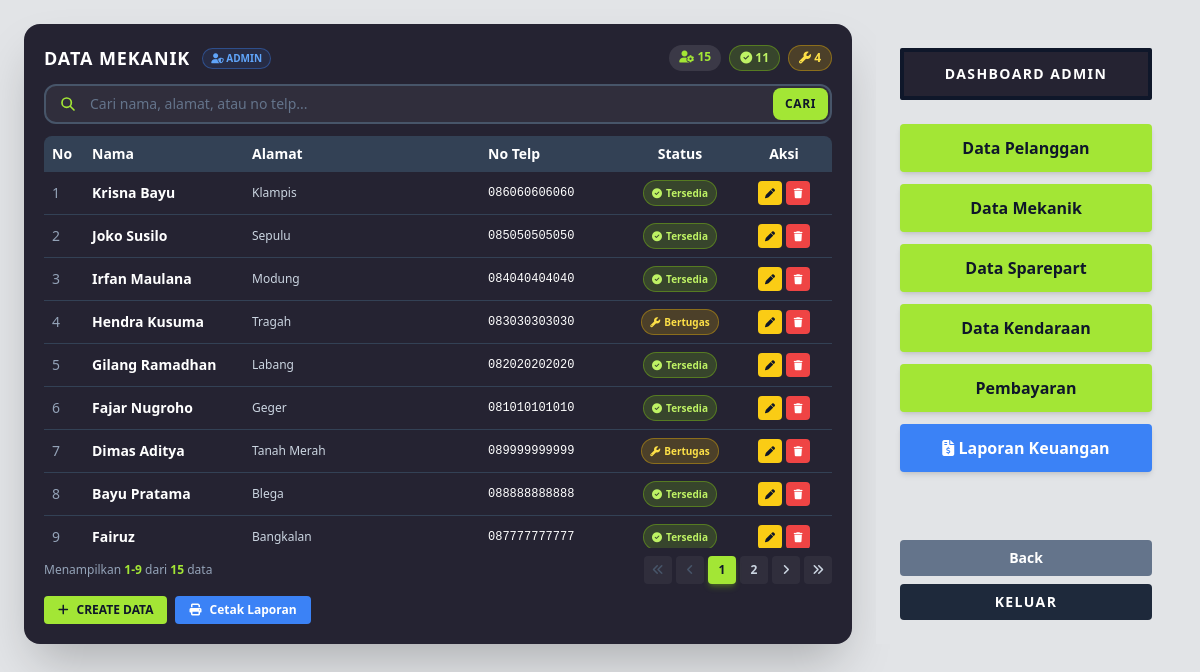
The app's page /mekanik.php (signed in) with its own data.
### tables this page shows
CREATE TABLE `mekanik` (
  `id_mekanik` VARCHAR(15) NOT NULL PRIMARY KEY,
  `nama_mekanik` VARCHAR(100) NOT NULL,
  `alamat` TEXT DEFAULT NULL,
  `no_telp` VARCHAR(20) NOT NULL,
  `status_aktif` ENUM('Tersedia','Bertugas') DEFAULT 'Tersedia'
);

### mekanik.php (the view, shortened to what this page needs)
<?php
require_once 'config/database.php';
require_once 'includes/pagination.php';
$search = $_GET['q'] ?? '';
if ($search) {
    $stmtCount = $pdo->prepare("SELECT COUNT(*) FROM mekanik
                                WHERE nama_mekanik LIKE ?
                                OR no_telp LIKE ?
                                OR alamat LIKE ?
                                OR id_mekanik LIKE ?");
    $stmtCount->execute(["%$search%", "%$search%", "%$search%", "%$search%"]);
    $totalData = $stmtCount->fetchColumn();
} else {
    $totalData = $pdo->query("SELECT COUNT(*) FROM mekanik")->fetchColumn();
}
$pg = paginate($totalData, 9);
if ($search) {
    $stmt = $pdo->prepare("SELECT * FROM mekanik
                           WHERE nama_mekanik LIKE ?
                           OR no_telp LIKE ?
                           OR alamat LIKE ?
                           OR id_mekanik LIKE ?
                           ORDER BY id_mekanik DESC
                           LIMIT {$pg['limit']} OFFSET {$pg['offset']}");
    $stmt->execute(["%$search%", "%$search%", "%$search%", "%$search%"]);
} else {
    $stmt = $pdo->query("SELECT * FROM mekanik
                         ORDER BY id_mekanik DESC
                         LIMIT {$pg['limit']} OFFSET {$pg['offset']}");
}
$data = $stmt->fetchAll();
$totalMekanik  = $pdo->query("SELECT COUNT(*) FROM mekanik")->fetchColumn();
$totalTersedia = $pdo->query("SELECT COUNT(*) FROM mekanik WHERE status_aktif='Tersedia'")->fetchColumn();
$totalBertugas = $pdo->query("SELECT COUNT(*) FROM mekanik WHERE status_aktif='Bertugas'")->fetchColumn();
?>
<!DOCTYPE html>
<html lang="id">
<head>
    <script src="https://cdn.tailwindcss.com"></script>
    <link rel="stylesheet" href="https://cdnjs.cloudflare.com/ajax/libs/font-awesome/6.5.1/css/all.min.css">
</head>
<body class="bg-[#e2e4e7] p-6 min-h-screen">
<div class="max-w-7xl mx-auto flex gap-6" style="height: 620px;">
    <div class="flex-1 bg-[#252332] rounded-2xl shadow-2xl p-5 flex flex-col">
        <div class="flex justify-between items-center mb-3">
            <div class="flex items-center gap-3">
                <h1 class="text-white font-black text-lg tracking-wider">DATA MEKANIK</h1>
                <span class="text-[10px] font-bold text-blue-400 bg-blue-500/10 px-2 py-0.5 rounded-full border border-blue-500/40">
                    <i class="fas fa-user-shield"></i> ADMIN
                </span>
            </div>
            <div class="flex gap-2 text-xs">
                <span class="bg-white/10 text-lime-400 px-2.5 py-1 rounded-full font-bold">
                    <i class="fas fa-user-cog"></i> <?= $totalMekanik ?>
                </span>
                <span class="bg-lime-500/20 text-lime-300 px-2.5 py-1 rounded-full font-bold border border-lime-500/40">
                    <i class="fas fa-check-circle"></i> <?= $totalTersedia ?>
                </span>
                <span class="bg-yellow-500/20 text-yellow-300 px-2.5 py-1 rounded-full font-bold border border-yellow-500/40">
                    <i class="fas fa-wrench"></i> <?= $totalBertugas ?>
                </span>
            </div>
        </div>
        <form method="GET" class="mb-3">
            <div class="relative group">
                <div class="absolute inset-y-0 left-0 pl-4 flex items-center pointer-events-none">
                    <svg class="h-4 w-4 text-lime-400" xmlns="http://www.w3.org/2000/svg" fill="none" viewBox="0 0 24 24" stroke="currentColor" stroke-width="2.5">
                        <path stroke-linecap="round" stroke-linejoin="round" d="M21 21l-6-6m2-5a7 7 0 11-14 0 7 7 0 0114 0z"/>
                    </svg>
                </div>
                <input type="text" name="q" value="<?= htmlspecialchars($search) ?>"
                       placeholder="Cari nama, alamat, atau no telp..."
                       autocomplete="off"
                       class="w-full bg-white/5 border-2 border-slate-600 text-white placeholder-slate-500 rounded-xl pl-11 pr-24 py-2 text-sm focus:outline-none focus:border-lime-500 transition-all">
                <button type="submit"
                        class="absolute inset-y-1 right-1 bg-[#a3e635] hover:bg-[#84cc16] text-slate-900 font-bold px-3 rounded-lg text-xs tracking-wider transition">
                    CARI
                </button>
            </div>
        </form>
        <div class="flex-1 rounded-lg overflow-hidden">
            <table class="w-full text-sm table-fixed">
                <thead class="bg-slate-700 text-white">
                    <tr>
                        <th class="p-2 text-left w-10">No</th>
                        <th class="p-2 text-left w-40">Nama</th>
                        <th class="p-2 text-left">Alamat</th>
                        <th class="p-2 text-left w-36">No Telp</th>
                        <th class="p-2 text-center w-28">Status</th>
                        <th class="p-2 text-center w-24">Aksi</th>
                    </tr>
                </thead>
                <tbody>
                <?php if (empty($data)): ?>
                    <tr>
                        <td colspan="6" class="text-center text-slate-400 py-8">
                            <i class="fas fa-user-slash text-2xl block mb-2 text-slate-600"></i>
                            <?= $search ? 'Tidak ada hasil yang cocok' : 'Belum ada data mekanik' ?>
                        </td>
                    </tr>
                <?php else: foreach ($data as $i => $m):
                    $statusBadge = $m['status_aktif'] == 'Tersedia'
                        ? '<span class="inline-flex items-center gap-1 bg-lime-500/20 text-lime-300 px-2 py-0.5 rounded-full border border-lime-500/40 font-bold text-[10px]"><i class="fas fa-check-circle"></i> Tersedia</span>'
                        : '<span class="inline-flex items-center gap-1 bg-yellow-500/20 text-yellow-300 px-2 py-0.5 rounded-full border border-yellow-500/40 font-bold text-[10px]"><i class="fas fa-wrench"></i> Bertugas</span>';
                    $no = $pg['offset'] + $i + 1;
                ?>
                    <tr class="text-white border-b border-slate-700 hover:bg-slate-700/50 transition">
                        <td class="p-2 text-slate-400"><?= $no ?></td>
                        <td class="p-2 font-semibold truncate"><?= htmlspecialchars($m['nama_mekanik']) ?></td>
                        <td class="p-2 text-slate-300 text-xs truncate"><?= htmlspecialchars($m['alamat'] ?? '-') ?></td>
                        <td class="p-2 font-mono text-xs"><?= htmlspecialchars($m['no_telp']) ?></td>
                        <td class="p-2 text-center"><?= $statusBadge ?></td>
                        <td class="p-2 text-center">
                            <div class="flex justify-center gap-1">
                                <a href="mekanik_form.php?id=<?= $m['id_mekanik'] ?>"
                                   class="inline-flex items-center justify-center w-6 h-6 bg-yellow-400 hover:bg-yellow-500 text-slate-900 rounded transition"
                                   title="Edit">
                                    <i class="fas fa-pen text-[10px]"></i>
                                </a>
                                <button onclick="confirmDelete('<?= $m['id_mekanik'] ?>', '<?= htmlspecialchars(addslashes($m['nama_mekanik'])) ?>')"
                                        class="inline-flex items-center justify-center w-6 h-6 bg-red-500 hover:bg-red-600 text-white rounded transition"
                                        title="Hapus">
                                    <i class="fas fa-trash text-[10px]"></i>
                                </button>
                            </div>
                        </td>
                    </tr>
                <?php endforeach; endif; ?>
                </tbody>
            </table>
        </div>
        <?= renderPagination($pg, 'mekanik.php', $search ? ['q' => $search] : []) ?>
        <div class="flex gap-2 mt-1">
            <a href="mekanik_form.php"
               class="bg-[#a3e635] hover:bg-[#84cc16] text-slate-900 font-bold px-3.5 py-1.5 rounded text-xs transition flex items-center gap-2">
                <i class="fas fa-plus"></i> CREATE DATA
            </a>
            <a href="laporan_mekanik.php" target="_blank"
               class="bg-blue-500 hover:bg-blue-600 text-white font-bold px-3.5 py-1.5 rounded text-xs transition flex items-center gap-2">
                <i class="fas fa-print"></i> Cetak Laporan
            </a>
        </div>
    </div>
    <?php include 'includes/sidebar.php'; ?>
</div>
</body>
</html>

### mekanik.php (style rules this page uses)
table tbody tr { height: 38px; }
table thead tr { height: 36px; }

### records on screen
mekanik: no "1", nama_mekanik "Krisna Bayu", alamat "Klampis", no_telp "086060606060", status_aktif "Tersedia" (drawn)
mekanik: no "2", nama_mekanik "Joko Susilo", alamat "Sepulu", no_telp "085050505050", status_aktif "Tersedia" (drawn)
mekanik: no "3", nama_mekanik "Irfan Maulana", alamat "Modung", no_telp "084040404040", status_aktif "Tersedia" (drawn)
mekanik: no "4", nama_mekanik "Hendra Kusuma", alamat "Tragah", no_telp "083030303030", status_aktif "Bertugas" (drawn)
mekanik: no "5", nama_mekanik "Gilang Ramadhan", alamat "Labang", no_telp "082020202020", status_aktif "Tersedia" (drawn)
mekanik: no "6", nama_mekanik "Fajar Nugroho", alamat "Geger", no_telp "081010101010", status_aktif "Tersedia" (drawn)
mekanik: no "7", nama_mekanik "Dimas Aditya", alamat "Tanah Merah", no_telp "089999999999", status_aktif "Bertugas" (drawn)
mekanik: no "8", nama_mekanik "Bayu Pratama", alamat "Blega", no_telp "088888888888", status_aktif "Tersedia" (drawn)
mekanik: no "9", nama_mekanik "Fairuz", alamat "Bangkalan", no_telp "087777777777", status_aktif "Tersedia" (drawn)

### other values on screen
$totalMekanik "15"
$totalTersedia "11"
$totalBertugas "4"
$pg['from'] "1"
$pg['to'] "9"
$pg['totalData'] "15"
